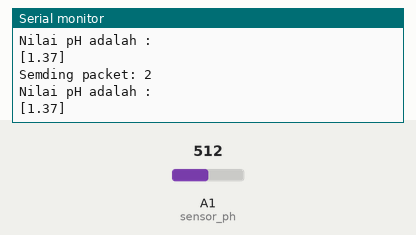
Recording of a sketch running on a simulated Arduino Uno, built with avr-gcc and run on an emulated ATmega328P. Shown: the last lines printed to the serial monitor. The inputs (shaded band) are chosen by the test bench; at power-on: A1 (sensor_ph) = 512. No radio packets arrive unless stated.

Above: at 12.9 s.
13.0 s: A1 (sensor_ph) set to 716
At 20.3 s:
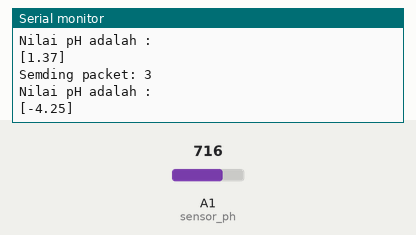
22.5 s: A1 (sensor_ph) set to 900
At 26.7 s:
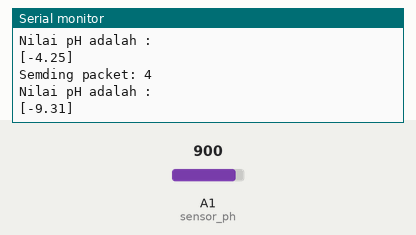
Timing chart, 0 to 28.2 s (numbered marks = the images above; inputs shaded):
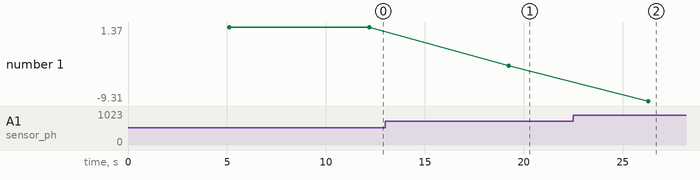

Measured:
- after the input at 13.0 s, the serial monitor: prints a new line after 6.2 s (image 1)
- after the input at 22.5 s, the serial monitor: prints a new line after 3.8 s (image 2)
- plotted number 1: 1.37 → -4.25 after the input at 13.0 s, -4.25 → -9.31 after the input at 22.5 s

The sketch:

LoRapH.ino
```cpp
#include "DFRobot_PH.h" //library untuk sensor ph
#include <OneWire.h>  //library untuk pembacaan sensor ds18b20
#include <DallasTemperature.h>  //library untk sensor ds18b20
#include <SPI.h>
#include <LoRa.h>
#define sensor_ds18b20 3 //pada pin 3 untuk sensor ds18b20

OneWire oneWire(sensor_ds18b20);

DallasTemperature sensors(&oneWire); //penggunaan interface 1 wire untuk pengaksesan

#define sensor_ph A1 //pembacaan sensor ph menggunakan ADC

float nilaiph,tegangan,suhu;
DFRobot_PH ph;
int counter = 0;
uint8_t datasend[72];

char suhu_1[8]={"\0"},nilaiph_1[8]={"\0"};

void setup()  {
   Serial.begin(9600);  //serial monitor
   while (!Serial);

   Serial.println("LoRa Node 1");

   if (!LoRa.begin(8681E5)) {

    Serial.println("Starting LoRa failed!");
    while (1);
    }

}


void monitoring()
{


   ph.begin(); //mulai untuk pembacaan sensor ph meter
  // sensors.begin(); //mulai untuk pembacaan sensor ds18b20

   // sensors.requestTemperatures();
  static unsigned long timepoint = millis();
    if(millis()-timepoint>1000U)
    {                  //time interval: 1s
        timepoint = millis();
        tegangan = analogRead(sensor_ph)/1024.0*5000; //mengubah tegangan analog menjadi digital dan menjadi tegangan
       // suhu = sensors.getTempCByIndex(00);
        nilaiph = ph.readPH(tegangan,suhu);  //konversi tegangan menjadi ph meter dengan kompensasi suhu
        //Serial.print("Nilai Suhu (^C) : ");
        //Serial.print(suhu,1); //nilai pembacaan suhu
        //Serial.println("^C \n");
        //Serial.print (" Nilai pH       : ");
        //Serial.println(nilaiph,2); //nilai pembacaan ph meter

        Serial.println(F("Nilai pH adalah :"));
        Serial.print("[");
        //Serial.print(suhu,1);
        //Serial.print("℃");
        //Serial.print(" , ");
        Serial.print(nilaiph,2);
        Serial.print("]");
        Serial.println("");


        delay(2000);
            }
  }


void monitoringWrite()
{
        char data[70] = "\0";

        //monitoringstrf(nilaiph,0,1,suhu_1);
        //monitoringstrf(suhu,0,1,nilaiph_1);

        dtostrf(nilaiph, 0, 1, suhu_1);
        dtostrf(suhu, 0, 1, nilaiph_1);

        strcat(data,"Nilai pH adalah :");
        strcat(data,"[");
        //strcat(data,nilaiph_1);
        //strcat(data," ℃");
        //strcat(data,",");
        strcat(data,suhu_1);
        strcat(data,"]");
        strcpy((char *)datasend,data);
  }


void loop()
{


        Serial.print("Semding packet: ");
        Serial.println(counter);
        monitoring();
        monitoringWrite();
        //send packet
        LoRa.beginPacket();
        LoRa.print((char*)datasend);
        //LoRa.print(counter);
        LoRa.endPacket();

        counter++;

        delay(5000);

}
```
